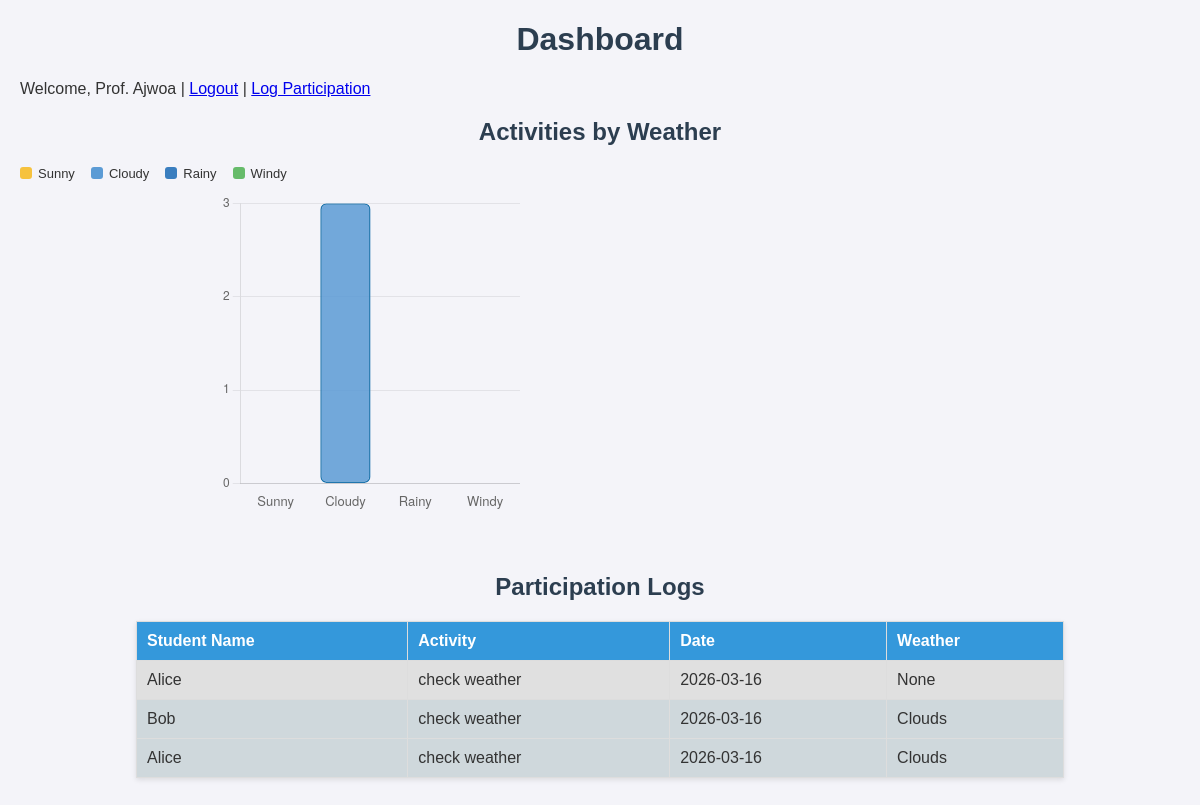
Screenshot of / (signed in) with the database file from the repository.
### app.py (models this page shows)
class User(UserMixin, db.Model):
    id = db.Column(db.Integer, primary_key=True)
    username = db.Column(db.String(50), unique=True, nullable=False)
    password = db.Column(db.String(255), nullable=False)

class Student(db.Model):
    id = db.Column(db.Integer, primary_key=True)
    name = db.Column(db.String(100), nullable=False)

class ParticipationLog(db.Model):
    id = db.Column(db.Integer, primary_key=True)
    student_id = db.Column(db.Integer, db.ForeignKey('student.id'), nullable=False)
    activity = db.Column(db.String(255))
    date = db.Column(db.Date, default=date.today)
    weather_condition = db.Column(db.String(50))

### app.py (the view)
@app.route('/')
@login_required
def index():
    logs = ParticipationLog.query.all()
    log_list = []
    for log in logs:
        student = Student.query.get(log.student_id)
        log_list.append({
            "student_name": student.name if student else "Unknown",
            "activity": log.activity,
            "date": log.date,
            "weather_condition": log.weather_condition
        })
    weather_counts = {'Sunny': 0, 'Cloudy': 0, 'Rainy': 0, 'Windy': 0}
    for log in logs:
        raw = log.weather_condition or 'Unknown'
        normalized = WEATHER_LABEL_MAP.get(raw, 'Cloudy')
        weather_counts[normalized] += 1
    weather_labels = list(weather_counts.keys())
    activity_counts = list(weather_counts.values())
    return render_template(
        "index.html",
        logs=log_list,
        weather_labels=weather_labels,
        activity_counts=activity_counts
    )

### app.py (called while the page is built)
@login_manager.user_loader
def load_user(user_id):
    return User.query.get(int(user_id))

### templates/index.html (shortened to what this page needs)
<!DOCTYPE html>
<html lang="en">
<head>
    <link rel="stylesheet" href="{{ url_for('static', filename='css/style.css') }}">
</head>
<body>
    <h1>Dashboard</h1>
    <p>Welcome, {{ current_user.username }} | <a href="/logout">Logout</a> | <a href="/log">Log Participation</a></p>
    <h2>Activities by Weather</h2>
    <div class="chart-legend">
        <span><span class="legend-box" style="background:#f6c23e;"></span>Sunny</span>
        <span><span class="legend-box" style="background:#5b9bd5;"></span>Cloudy</span>
        <span><span class="legend-box" style="background:#3a7ebf;"></span>Rainy</span>
        <span><span class="legend-box" style="background:#66bb6a;"></span>Windy</span>
    </div>
    <div class="chart-container">
        <canvas id="activityChart"></canvas>
    </div>
    <script>
        const allLabels = ['Sunny', 'Cloudy', 'Rainy', 'Windy'];
        const colorMap = {
            'Sunny':  { bg: 'rgba(246,194,62,0.85)',  border: '#c49a00' },
            'Cloudy': { bg: 'rgba(91,155,213,0.85)',  border: '#2176ae' },
            'Rainy':  { bg: 'rgba(58,126,191,0.85)',  border: '#1a4f7a' },
            'Windy':  { bg: 'rgba(102,187,106,0.85)', border: '#388e3c' }
        };
        const serverLabels = {{ weather_labels|tojson }};
        const serverCounts = {{ activity_counts|tojson }};
        const dataMap = {};
        serverLabels.forEach((label, i) => { dataMap[label] = serverCounts[i]; });
        const counts = allLabels.map(l => dataMap[l] || 0);
        const bgColors = allLabels.map(l => colorMap[l].bg);
        const borderColors = allLabels.map(l => colorMap[l].border);
        const ctx = document.getElementById('activityChart').getContext('2d');
        new Chart(ctx, {
            type: 'bar',
            data: {
                labels: allLabels,
                datasets: [{
                    label: 'Number of Activities',
                    data: counts,
                    backgroundColor: bgColors,
                    borderColor: borderColors,
                    borderWidth: 1.5,
                    borderRadius: 6,
                    borderSkipped: false
                }]
            },
            options: {
                responsive: true,
                maintainAspectRatio: false,
                plugins: {
                    legend: { display: false },
                    tooltip: {
                        callbacks: {
                            label: (ctx) => ` ${ctx.parsed.y} activities`
                        }
                    }
                },
                scales: {
                    x: {
                        grid: { display: false },
                        ticks: { font: { size: 13 } }
                    },
                    y: {
                        beginAtZero: true,
                        ticks: {
                            stepSize: 1,
                            precision: 0,
                            font: { size: 12 }
                        },
                        grid: { color: 'rgba(0,0,0,0.07)' }
                    }
                }
            }
        });
    </script>
    <h2>Participation Logs</h2>
    <table>
        <thead>
            <tr>
                <th>Student Name</th>
                <th>Activity</th>
                <th>Date</th>
                <th>Weather</th>
            </tr>
        </thead>
        <tbody>
            {% for log in logs %}
            <tr class="{% if log.weather_condition %}{{ log.weather_condition }}{% else %}Unknown{% endif %}">
                <td>{{ log.student_name }}</td>
                <td>{{ log.activity }}</td>
                <td>{{ log.date }}</td>
                <td>{{ log.weather_condition }}</td>
            </tr>
            {% endfor %}
        </tbody>
    </table>
</body>
</html>

### static/css/style.css (style rules this page uses)
body { font-family: Arial, sans-serif; margin: 20px; background-color: #f4f4f9; color: #333; }
h1, h2 { text-align: center; color: #2c3e50; }
table { width: 90%; margin: 20px auto; border-collapse: collapse; text-align: center; background-color: #fff; box-shadow: 0 2px 5px rgba(0,0,0,0.1); }
table th, table td { padding: 10px; border: 1px solid #ddd; }
table th { background-color: #3498db; color: white; }
canvas { display: block; margin: 0 auto 30px; max-width: 800px; }

### templates/index.html (style rules this page uses)
table { border-collapse: collapse; width: 80%; margin-bottom: 30px; }
th, td { border: 1px solid #999; padding: 8px; text-align: left; }
th { background-color: #f2f2f2; }
.Clouds { background-color: #cfd8dc; }
.Unknown { background-color: #e0e0e0; }
.chart-container { width: 75%; max-width: 700px; margin-bottom: 30px; position: relative; height: 350px; }
.chart-legend { display: flex; flex-wrap: wrap; gap: 16px; margin-bottom: 12px; font-size: 13px; }
.chart-legend span { display: flex; align-items: center; gap: 6px; }
.legend-box { width: 12px; height: 12px; border-radius: 3px; display: inline-block; }

### rows the page displays
User: username "Prof. Ajwoa"
Student: student_name "Alice" "Alice"
ParticipationLog: activity "check weather", date "2026-03-16"
Student: student_name "Bob"
ParticipationLog: activity "check weather", date "2026-03-16", weather_condition "Clouds"
ParticipationLog: activity "check weather", date "2026-03-16", weather_condition "Clouds"

### other values shown
{{ log.weather_condition }} "None"
chart data {{ weather_labels|tojson }} ["Sunny", "Cloudy", "Rainy", "Windy"]
chart data {{ activity_counts|tojson }} [0, 3, 0, 0]
